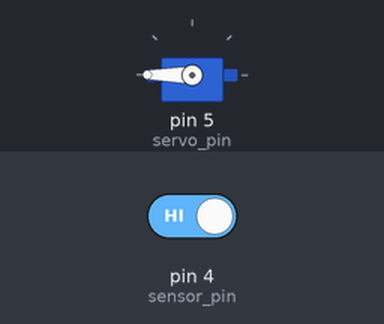
A sketch run on a simulated Arduino Uno, built with avr-gcc and run on an emulated ATmega328P. Parts: servo. Inputs (shaded band) come from the test bench; at power-on: pin 4 (sensor_pin) HIGH.

Above: at 1.2 s.
1.3 s: pin 4 (sensor_pin) driven LOW
At 2.5 s:
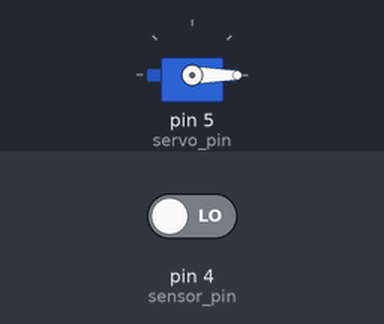
2.8 s: pin 4 (sensor_pin) driven HIGH
At 4.2 s:
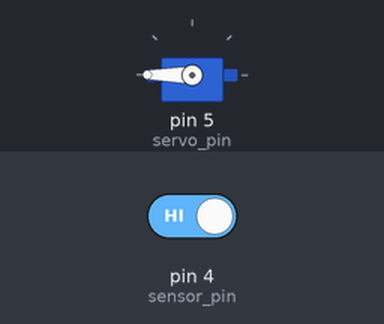
Timing chart, 0 to 5.8 s (numbered marks = the images above; inputs shaded):
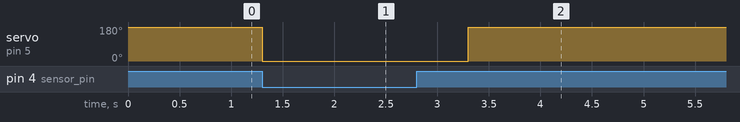

Measured:
- after the input at 1.3 s, servo on pin 5 (servo_pin): 180° → 0° at once
- after the input at 2.8 s, servo on pin 5 (servo_pin): 0° → 180° after 0.50 s

The sketch:

controlServoWithIrSensor.ino
```cpp
#include <Servo.h>
Servo servo;
int sensor_pin = 4;
int servo_pin = 5;
int val;
void setup(){
  pinMode(sensor_pin,INPUT);
  servo.attach(servo_pin);
}

void loop(){
  val = digitalRead(sensor_pin);

  if (val==0)
  {servo.write(0);
   delay(1000);
  }
  if (val==1)
  {servo.write(180);
    }
}
```
